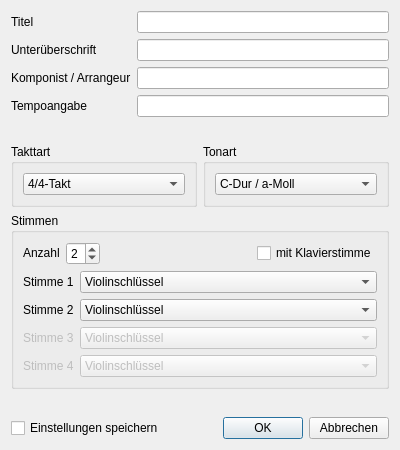
<?xml version="1.0" encoding="UTF-8"?>
<ui version="4.0">
 <class>NewDocumentDialog</class>
 <widget class="QDialog" name="NewDocumentDialog">
  <property name="windowModality">
   <enum>Qt::ApplicationModal</enum>
  </property>
  <property name="geometry">
   <rect>
    <x>0</x>
    <y>0</y>
    <width>400</width>
    <height>450</height>
   </rect>
  </property>
  <property name="minimumSize">
   <size>
    <width>400</width>
    <height>450</height>
   </size>
  </property>
  <property name="maximumSize">
   <size>
    <width>400</width>
    <height>450</height>
   </size>
  </property>
  <property name="windowTitle">
   <string>Neues Dokument - Notensatz</string>
  </property>
  <property name="windowIcon">
   <iconset>
    <selectedon>../../assets/icon.png</selectedon>
   </iconset>
  </property>
  <property name="sizeGripEnabled">
   <bool>false</bool>
  </property>
  <property name="modal">
   <bool>true</bool>
  </property>
  <layout class="QVBoxLayout" name="verticalLayout_5">
   <item>
    <layout class="QVBoxLayout" name="settings_layout">
     <item>
      <layout class="QHBoxLayout" name="text_fields_layout">
       <item>
        <layout class="QVBoxLayout" name="labels_layout">
         <item>
          <widget class="QLabel" name="heading_label">
           <property name="text">
            <string>Titel</string>
           </property>
          </widget>
         </item>
         <item>
          <widget class="QLabel" name="sub_heading_label">
           <property name="text">
            <string>Unterüberschrift</string>
           </property>
          </widget>
         </item>
         <item>
          <widget class="QLabel" name="composer_heading">
           <property name="text">
            <string>Komponist / Arrangeur</string>
           </property>
          </widget>
         </item>
         <item>
          <widget class="QLabel" name="tempo_label">
           <property name="text">
            <string>Tempoangabe</string>
           </property>
          </widget>
         </item>
        </layout>
       </item>
       <item>
        <layout class="QVBoxLayout" name="line_edits_layout">
         <item>
          <widget class="QLineEdit" name="heading_line_edit">
           <property name="inputMask">
            <string/>
           </property>
           <property name="text">
            <string/>
           </property>
          </widget>
         </item>
         <item>
          <widget class="QLineEdit" name="sub_heading_line_edit"/>
         </item>
         <item>
          <widget class="QLineEdit" name="composer_line_edit"/>
         </item>
         <item>
          <widget class="QLineEdit" name="tempo_line_edit"/>
         </item>
        </layout>
       </item>
      </layout>
     </item>
     <item>
      <spacer name="top_vertical_spacer">
       <property name="orientation">
        <enum>Qt::Vertical</enum>
       </property>
       <property name="sizeHint" stdset="0">
        <size>
         <width>20</width>
         <height>40</height>
        </size>
       </property>
      </spacer>
     </item>
     <item>
      <layout class="QHBoxLayout" name="specific_settings_layout">
       <item>
        <widget class="QGroupBox" name="time_signature_group_box">
         <property name="sizePolicy">
          <sizepolicy hsizetype="Preferred" vsizetype="Preferred">
           <horstretch>0</horstretch>
           <verstretch>0</verstretch>
          </sizepolicy>
         </property>
         <property name="title">
          <string>Takttart</string>
         </property>
         <layout class="QHBoxLayout" name="horizontalLayout_3">
          <property name="leftMargin">
           <number>9</number>
          </property>
          <property name="topMargin">
           <number>9</number>
          </property>
          <property name="rightMargin">
           <number>9</number>
          </property>
          <property name="bottomMargin">
           <number>9</number>
          </property>
          <item>
           <widget class="QComboBox" name="time_signature_combo_box">
            <property name="currentIndex">
             <number>5</number>
            </property>
            <item>
             <property name="text">
              <string>2/4-Takt</string>
             </property>
            </item>
            <item>
             <property name="text">
              <string>2/2-Takt</string>
             </property>
            </item>
            <item>
             <property name="text">
              <string>3/2-Takt</string>
             </property>
            </item>
            <item>
             <property name="text">
              <string>3/4-Takt</string>
             </property>
            </item>
            <item>
             <property name="text">
              <string>3/8-Takt</string>
             </property>
            </item>
            <item>
             <property name="text">
              <string>4/4-Takt</string>
             </property>
            </item>
            <item>
             <property name="text">
              <string>5/4-Takt</string>
             </property>
            </item>
            <item>
             <property name="text">
              <string>5/8-Takt</string>
             </property>
            </item>
            <item>
             <property name="text">
              <string>6/4-Takt</string>
             </property>
            </item>
            <item>
             <property name="text">
              <string>6/8-Takt</string>
             </property>
            </item>
            <item>
             <property name="text">
              <string>7/8-Takt</string>
             </property>
            </item>
            <item>
             <property name="text">
              <string>9/8-Takt</string>
             </property>
            </item>
            <item>
             <property name="text">
              <string>12/8-Takt</string>
             </property>
            </item>
           </widget>
          </item>
         </layout>
        </widget>
       </item>
       <item>
        <widget class="QGroupBox" name="key_signature_group_box">
         <property name="title">
          <string>Tonart</string>
         </property>
         <layout class="QHBoxLayout" name="horizontalLayout_4">
          <item>
           <widget class="QComboBox" name="key_signatures_combo_box">
            <item>
             <property name="text">
              <string comment="0">C-Dur / a-Moll</string>
             </property>
            </item>
            <item>
             <property name="text">
              <string comment="1#">G-Dur / e-Moll</string>
             </property>
            </item>
            <item>
             <property name="text">
              <string comment="2#">D-Dur / h-Moll</string>
             </property>
            </item>
            <item>
             <property name="text">
              <string comment="3#">A-Dur / fis-Moll</string>
             </property>
            </item>
            <item>
             <property name="text">
              <string comment="4#">E-Dur / cis-Moll</string>
             </property>
            </item>
            <item>
             <property name="text">
              <string comment="5#">H-Dur / gis-Moll</string>
             </property>
            </item>
            <item>
             <property name="text">
              <string comment="6#">Fis-Dur / dis-Moll</string>
             </property>
            </item>
            <item>
             <property name="text">
              <string comment="7#">Cis-Dur / ais-Moll</string>
             </property>
            </item>
            <item>
             <property name="text">
              <string comment="1b">F-Dur / d-Moll</string>
             </property>
            </item>
            <item>
             <property name="text">
              <string comment="2b">B-Dur / g-Moll</string>
             </property>
            </item>
            <item>
             <property name="text">
              <string comment="3b">Es-Dur / c-Moll</string>
             </property>
            </item>
            <item>
             <property name="text">
              <string comment="4b">As-Dur / f-Moll</string>
             </property>
            </item>
            <item>
             <property name="text">
              <string comment="5b">Des-Dur / b-Moll</string>
             </property>
            </item>
            <item>
             <property name="text">
              <string comment="6b">Ges-Dur / es-moll</string>
             </property>
            </item>
            <item>
             <property name="text">
              <string comment="7b">Ces-Dur / as-Moll</string>
             </property>
            </item>
           </widget>
          </item>
         </layout>
        </widget>
       </item>
      </layout>
     </item>
     <item>
      <widget class="QGroupBox" name="voices_group_box">
       <property name="sizePolicy">
        <sizepolicy hsizetype="Preferred" vsizetype="Expanding">
         <horstretch>0</horstretch>
         <verstretch>0</verstretch>
        </sizepolicy>
       </property>
       <property name="title">
        <string>Stimmen</string>
       </property>
       <layout class="QVBoxLayout" name="verticalLayout">
        <item>
         <layout class="QHBoxLayout" name="voices_top_layout">
          <item>
           <widget class="QLabel" name="staffs_label">
            <property name="sizePolicy">
             <sizepolicy hsizetype="Maximum" vsizetype="Maximum">
              <horstretch>0</horstretch>
              <verstretch>0</verstretch>
             </sizepolicy>
            </property>
            <property name="text">
             <string>Anzahl</string>
            </property>
           </widget>
          </item>
          <item>
           <widget class="QSpinBox" name="staves_spin_box">
            <property name="frame">
             <bool>true</bool>
            </property>
            <property name="minimum">
             <number>1</number>
            </property>
            <property name="maximum">
             <number>4</number>
            </property>
            <property name="value">
             <number>2</number>
            </property>
           </widget>
          </item>
          <item>
           <spacer name="voices_top_settings_spacer">
            <property name="orientation">
             <enum>Qt::Horizontal</enum>
            </property>
            <property name="sizeType">
             <enum>QSizePolicy::MinimumExpanding</enum>
            </property>
            <property name="sizeHint" stdset="0">
             <size>
              <width>40</width>
              <height>20</height>
             </size>
            </property>
           </spacer>
          </item>
          <item>
           <widget class="QCheckBox" name="piano_checkbox">
            <property name="layoutDirection">
             <enum>Qt::LeftToRight</enum>
            </property>
            <property name="autoFillBackground">
             <bool>false</bool>
            </property>
            <property name="text">
             <string>mit Klavierstimme</string>
            </property>
            <property name="checked">
             <bool>false</bool>
            </property>
            <property name="autoExclusive">
             <bool>false</bool>
            </property>
            <property name="tristate">
             <bool>false</bool>
            </property>
           </widget>
          </item>
         </layout>
        </item>
        <item>
         <layout class="QHBoxLayout" name="voices_bottom_layout">
          <item>
           <layout class="QVBoxLayout" name="voices_labels_layout">
            <item>
             <widget class="QLabel" name="voice_1_label">
              <property name="sizePolicy">
               <sizepolicy hsizetype="Maximum" vsizetype="Preferred">
                <horstretch>0</horstretch>
                <verstretch>0</verstretch>
               </sizepolicy>
              </property>
              <property name="text">
               <string>Stimme 1</string>
              </property>
             </widget>
            </item>
            <item>
             <widget class="QLabel" name="voice_2_label">
              <property name="sizePolicy">
               <sizepolicy hsizetype="Maximum" vsizetype="Preferred">
                <horstretch>0</horstretch>
                <verstretch>0</verstretch>
               </sizepolicy>
              </property>
              <property name="text">
               <string>Stimme 2</string>
              </property>
             </widget>
            </item>
            <item>
             <widget class="QLabel" name="voice_3_label">
              <property name="enabled">
               <bool>false</bool>
              </property>
              <property name="sizePolicy">
               <sizepolicy hsizetype="Maximum" vsizetype="Preferred">
                <horstretch>0</horstretch>
                <verstretch>0</verstretch>
               </sizepolicy>
              </property>
              <property name="text">
               <string>Stimme 3</string>
              </property>
             </widget>
            </item>
            <item>
             <widget class="QLabel" name="voice_4_label">
              <property name="enabled">
               <bool>false</bool>
              </property>
              <property name="sizePolicy">
               <sizepolicy hsizetype="Maximum" vsizetype="Preferred">
                <horstretch>0</horstretch>
                <verstretch>0</verstretch>
               </sizepolicy>
              </property>
              <property name="text">
               <string>Stimme 4</string>
              </property>
             </widget>
            </item>
           </layout>
          </item>
          <item>
           <layout class="QVBoxLayout" name="voices_combo_boxes_layout">
            <item>
             <widget class="QComboBox" name="voice_1_combo_box">
              <item>
               <property name="text">
                <string>Violinschlüssel</string>
               </property>
              </item>
              <item>
               <property name="text">
                <string>Bassschlüssel</string>
               </property>
              </item>
              <item>
               <property name="text">
                <string>Altschlüssel</string>
               </property>
              </item>
              <item>
               <property name="text">
                <string>Tenorschlüssel</string>
               </property>
              </item>
             </widget>
            </item>
            <item>
             <widget class="QComboBox" name="voice_2_combo_box">
              <property name="currentText">
               <string>Violinschlüssel</string>
              </property>
              <property name="currentIndex">
               <number>0</number>
              </property>
              <item>
               <property name="text">
                <string>Violinschlüssel</string>
               </property>
              </item>
              <item>
               <property name="text">
                <string>Bassschlüssel</string>
               </property>
              </item>
              <item>
               <property name="text">
                <string>Altschlüssel</string>
               </property>
              </item>
              <item>
               <property name="text">
                <string>Tenorschlüssel</string>
               </property>
              </item>
             </widget>
            </item>
            <item>
             <widget class="QComboBox" name="voice_3_combo_box">
              <property name="enabled">
               <bool>false</bool>
              </property>
              <property name="currentText">
               <string>Violinschlüssel</string>
              </property>
              <property name="currentIndex">
               <number>0</number>
              </property>
              <item>
               <property name="text">
                <string>Violinschlüssel</string>
               </property>
              </item>
              <item>
               <property name="text">
                <string>Bassschlüssel</string>
               </property>
              </item>
              <item>
               <property name="text">
                <string>Altschlüssel</string>
               </property>
              </item>
              <item>
               <property name="text">
                <string>Tenorschlüssel</string>
               </property>
              </item>
             </widget>
            </item>
            <item>
             <widget class="QComboBox" name="voice_4_combo_box">
              <property name="enabled">
               <bool>false</bool>
              </property>
              <item>
               <property name="text">
                <string>Violinschlüssel</string>
               </property>
              </item>
              <item>
               <property name="text">
                <string>Bassschlüssel</string>
               </property>
              </item>
              <item>
               <property name="text">
                <string>Altschlüssel</string>
               </property>
              </item>
              <item>
               <property name="text">
                <string>Tenorschlüssel</string>
               </property>
              </item>
             </widget>
            </item>
           </layout>
          </item>
         </layout>
        </item>
       </layout>
      </widget>
     </item>
    </layout>
   </item>
   <item>
    <spacer name="verticalSpacer">
     <property name="orientation">
      <enum>Qt::Vertical</enum>
     </property>
     <property name="sizeHint" stdset="0">
      <size>
       <width>20</width>
       <height>40</height>
      </size>
     </property>
    </spacer>
   </item>
   <item>
    <layout class="QHBoxLayout" name="buttons_layout">
     <property name="sizeConstraint">
      <enum>QLayout::SetDefaultConstraint</enum>
     </property>
     <item>
      <widget class="QCheckBox" name="save_settings_check_box">
       <property name="text">
        <string>Einstellungen speichern</string>
       </property>
      </widget>
     </item>
     <item>
      <spacer name="horizontal_spacer">
       <property name="orientation">
        <enum>Qt::Horizontal</enum>
       </property>
       <property name="sizeType">
        <enum>QSizePolicy::Expanding</enum>
       </property>
       <property name="sizeHint" stdset="0">
        <size>
         <width>40</width>
         <height>20</height>
        </size>
       </property>
      </spacer>
     </item>
     <item>
      <widget class="QPushButton" name="ok_button">
       <property name="sizePolicy">
        <sizepolicy hsizetype="Fixed" vsizetype="Fixed">
         <horstretch>0</horstretch>
         <verstretch>0</verstretch>
        </sizepolicy>
       </property>
       <property name="text">
        <string>OK</string>
       </property>
       <property name="shortcut">
        <string>Return</string>
       </property>
       <property name="autoDefault">
        <bool>false</bool>
       </property>
       <property name="default">
        <bool>true</bool>
       </property>
       <property name="flat">
        <bool>false</bool>
       </property>
      </widget>
     </item>
     <item>
      <widget class="QPushButton" name="abort_button">
       <property name="sizePolicy">
        <sizepolicy hsizetype="Fixed" vsizetype="Fixed">
         <horstretch>0</horstretch>
         <verstretch>0</verstretch>
        </sizepolicy>
       </property>
       <property name="text">
        <string>Abbrechen</string>
       </property>
       <property name="shortcut">
        <string>Esc</string>
       </property>
       <property name="autoDefault">
        <bool>false</bool>
       </property>
       <property name="flat">
        <bool>false</bool>
       </property>
      </widget>
     </item>
    </layout>
   </item>
  </layout>
 </widget>
 <resources/>
 <connections>
  <connection>
   <sender>abort_button</sender>
   <signal>clicked()</signal>
   <receiver>NewDocumentDialog</receiver>
   <slot>close()</slot>
   <hints>
    <hint type="sourcelabel">
     <x>352</x>
     <y>221</y>
    </hint>
    <hint type="destinationlabel">
     <x>199</x>
     <y>149</y>
    </hint>
   </hints>
  </connection>
 </connections>
</ui>
